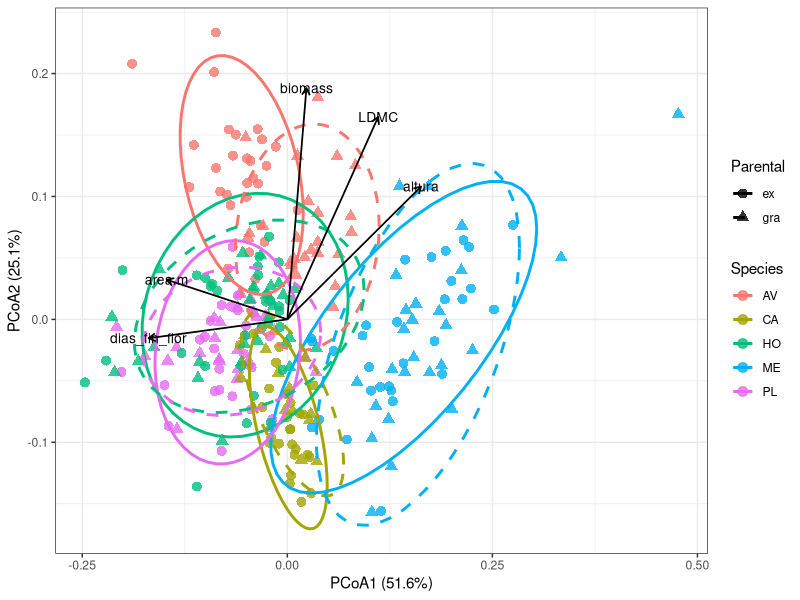
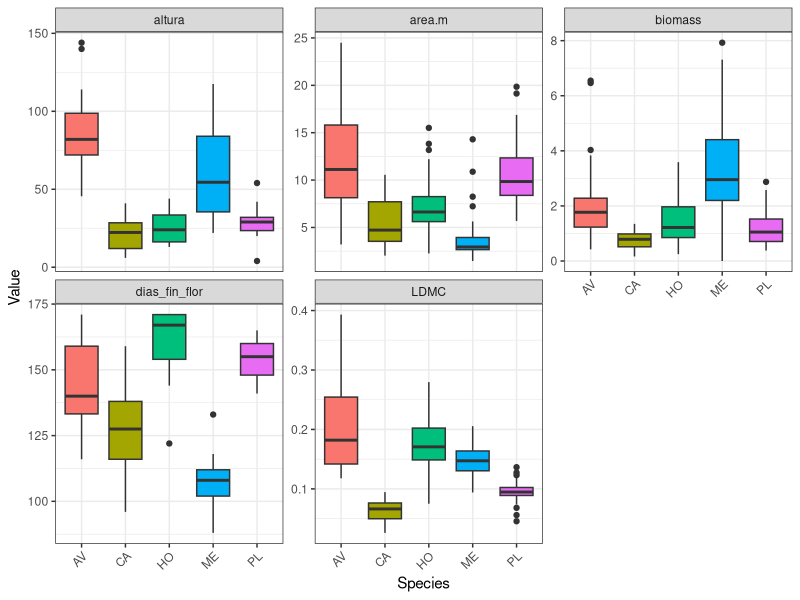
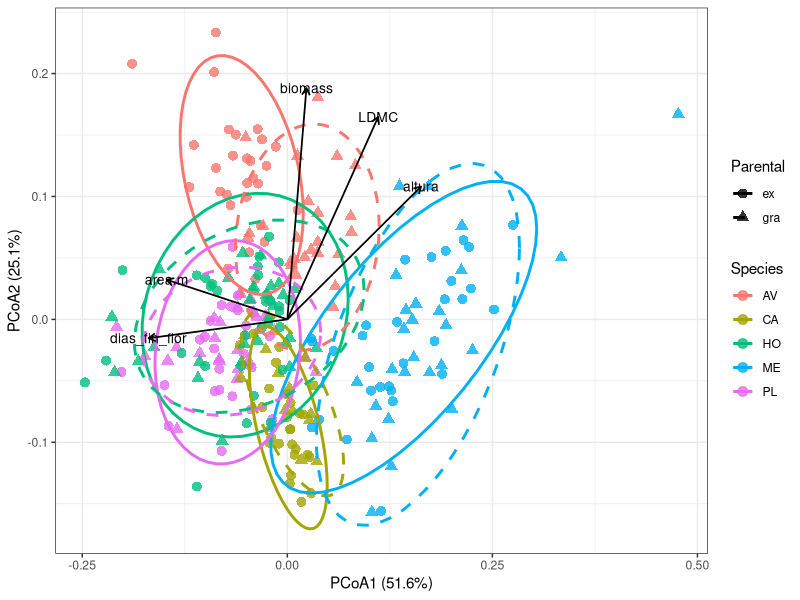

Source code (R) for these figures, in order:
############################################################
# PERMANOVA + PCoA + envfit
# Rasgos funcionales
############################################################

# Paquetes
library(tidyverse)
library(vegan)
library(cluster)
library(ape)
library(grid)
library(here)

# datos
traits <- read.table(here("trait_data.csv"), header =T, sep = ",")%>%
  select(-c(massmother, humedad_muerte, seedfruto, flor, seedtotal,
            dias_fruto, dias_fin_fruto, dias_muerte)) %>%
  rename(Species = sp, Parental = trat)

# FILTRAMOS POR MISSINGNESS
# PRIMERO QUITAMOS VARIABLES CON POCOS DATOS Y VARIABLES CORRELACIONADAS
# missingness <- traits %>%
#        group_by(Species, Parental) %>%
#        summarise(across(everything(), ~sum(is.na(.))), .groups = "drop")
# print(as.data.frame(missingness))
# 
# sample_size <- traits %>%
#   group_by(Species, Parental) %>%
#   summarise(across(everything(), ~sum(!is.na(.))), .groups = "drop")
# print(as.data.frame(sample_size))

# conjunto core de rasgos 
# (ejes funcionales distintos, cobertura razonable, evitan redundancias)
# core <- traits %>%
#   select(-c(flor, seedtotal, massseed, hojas, altura,
#             dias_fruto, dias_fin_fruto, dias_muerte,
#             LDMC, area.m, Conductance, Photosyn, dias_fin_flor,
#             AvgDiam.mm., RTD))

# Quitamos las filas que tienen menos de 3 datos (+4 metadatos)
traits <- traits %>%
       filter(rowSums(!is.na(.)) > 7)

############################################################
# 1. Separar metadatos y rasgos
############################################################

X <- traits %>%
  select(-c(Species, Parental, id, clip))

# Calculamos, para cada pareja, el número de rasgos comparables
n <- nrow(X)

shared <- matrix(
  0,
  nrow = n,
  ncol = n
)

for(i in 1:n){
  for(j in 1:n){
    
    shared[i,j] <- sum(
      !is.na(X[i,]) &
        !is.na(X[j,])
    )
    
  }
}

head(shared)

# Distribución global

shared_upper <- shared[upper.tri(shared)]

summary(shared_upper)

table(shared_upper)

# ELIMINAR FILAS PROBLEMÁTICAS (260)
which(shared == 0, arr.ind = TRUE)

traits <- traits[-260,]
X <- X[-260,]

meta <- traits %>%
  select(Species, Parental, id)




############################################################
# 2. Estandarizar rasgos
############################################################

X.scaled <- scale(X)

############################################################
# 3. Matriz de distancias (Gower)
# Admite NAs
############################################################

dist.mat <- daisy(
  X.scaled,
  metric = "gower"
)

############################################################
# 4. PERMANOVA
############################################################

perm <- adonis2(
  dist.mat ~ Species * Parental,
  data = meta,
  permutations = 999
)

print(perm)

perm.terms <- adonis2(
  dist.mat ~ Species * Parental,
  data = meta,
  permutations = 999,
  by = "terms"
)

print(perm.terms)

perm.margin <- adonis2(
  dist.mat ~ Species * Parental,
  data = meta,
  permutations = 999,
  by = "margin"
)

print(perm.margin)

# Multivariate trait composition differed among species (R² = 0.54, p = 0.001), 
# was weakly affected by parental treatment (R² = 0.015, p = 0.001), 
# and showed a significant species-specific transgenerational response (Species × Parental: R² = 0.044, p = 0.001).

# Cuando existe una interacción fuerte, los efectos principales 
# dejan de ser totalmente interpretables por sí mismos. 
# Por eso adonis2() en muchos casos sólo devuelve 
# la interacción en by="margin"

############################################################
# 5. Comprobar homogeneidad de dispersiones
############################################################

# Especie (las especies difieren en su dispersión multivariante)

beta.species <- betadisper(
  dist.mat,
  meta$Species
)

permutest(beta.species)

# Species affected multivariate trait composition (PERMANOVA, p < 0.001, F = 84.3), 
# although multivariate dispersion also differed among species (betadisper, p < 0.001, F = 19.9).

# Tratamiento parental (los tratamientos no difieren en su dispersión)

beta.parental <- betadisper(
  dist.mat,
  meta$Parental
)

permutest(beta.parental)

# los efectos del tratamiento parental
# sse pueden interpretar más tranquilamente como un 
# desplazamiento de centroides y no como un artefacto de dispersión

############################################################
# 6. PCoA
############################################################

pcoa.res <- pcoa(dist.mat)

############################################################
# 7. Coordenadas de individuos
############################################################

scores <- as.data.frame(
  pcoa.res$vectors[, 1:2]
)

colnames(scores) <- c("PCoA1", "PCoA2")

scores <- bind_cols(scores, meta)

############################################################
# 8. Porcentaje de varianza explicada
############################################################

var1 <- round(
  pcoa.res$values$Relative_eig[1] * 100,
  1
)

var2 <- round(
  pcoa.res$values$Relative_eig[2] * 100,
  1
)

############################################################
# 9. Ajustar vectores de rasgos
############################################################

fit <- envfit(
  pcoa.res$vectors[, 1:2],
  as.data.frame(X.scaled),
  permutations = 999,
  na.rm = T
)

print(fit)

############################################################
# 10. Extraer vectores
############################################################

vec <- as.data.frame(
  scores(fit, display = "vectors")
)

vec$Trait <- rownames(vec)

############################################################
# 11. Seleccionar únicamente rasgos significativos
############################################################

vec$pval <- fit$vectors$pvals

vec.sig <- vec %>%
  filter(pval < 0.05)


############################################################
# 12. Escalar flechas para visualización
############################################################

mult <- 0.2

vec.sig$Dim1 <- vec.sig$Axis.1 * mult
vec.sig$Dim2 <- vec.sig$Axis.2 * mult

############################################################
# 13. Gráfico
############################################################

ggplot(
  scores,
  aes(
    x = PCoA1,
    y = PCoA2,
    colour = Species,
    shape = Parental
  )
) +
  
  geom_point(
    size = 3,
    alpha = 0.8
  ) +
  
  stat_ellipse(
    aes(
      colour = Species,
      linetype = Parental,
      group = interaction(Species, Parental)
    ),
    linewidth = 1,
    level = 0.95
  ) +
  
  geom_segment(
    data = vec.sig,
    aes(
      x = 0,
      y = 0,
      xend = Dim1,
      yend = Dim2
    ),
    inherit.aes = FALSE,
    colour = "black",
    linewidth = 0.6,
    arrow = arrow(
      length = unit(0.20, "cm")
    )
  ) +
  scale_linetype_manual(
    values = c(
      "ex"  = "solid",
      "gra" = "dashed"
    )
  ) +
  
  geom_text(
    data = vec.sig,
    aes(
      x = Dim1,
      y = Dim2,
      label = Trait
    ),
    inherit.aes = FALSE,
    size = 3.5
  ) +
  
  # geom_text(
  #   aes(label = id),
  #   size = 2,
  #   vjust = -0.5
  # ) +
  
  theme_bw() +
  
  labs(
    x = paste0(
      "PCoA1 (",
      var1,
      "%)"
    ),
    y = paste0(
      "PCoA2 (",
      var2,
      "%)"
    ),
    colour = "Species",
    shape = "Parental"
  )

############################################################
# 14. Guardar figura
############################################################

ggsave(
  "PCoA_traits.png",
  width = 8,
  height = 6,
  dpi = 300
)

############################################################
# 15. Boxplots de rasgos significativos
############################################################

traits.sig <- rownames(vec.sig)

plot.df <- traits %>%
  select(Species, all_of(traits.sig)) %>%
  pivot_longer(
    cols = all_of(traits.sig),
    names_to = "Trait",
    values_to = "Value"
  )

ggplot(
  plot.df,
  aes(
    x = Species,
    y = Value,
    fill = Species
  )
) +
  geom_boxplot() +
  facet_wrap(~ Trait, scales = "free_y") +
  theme_bw() +
  theme(
    legend.position = "none",
    axis.text.x = element_text(
      angle = 45,
      hjust = 1
    )
  )
